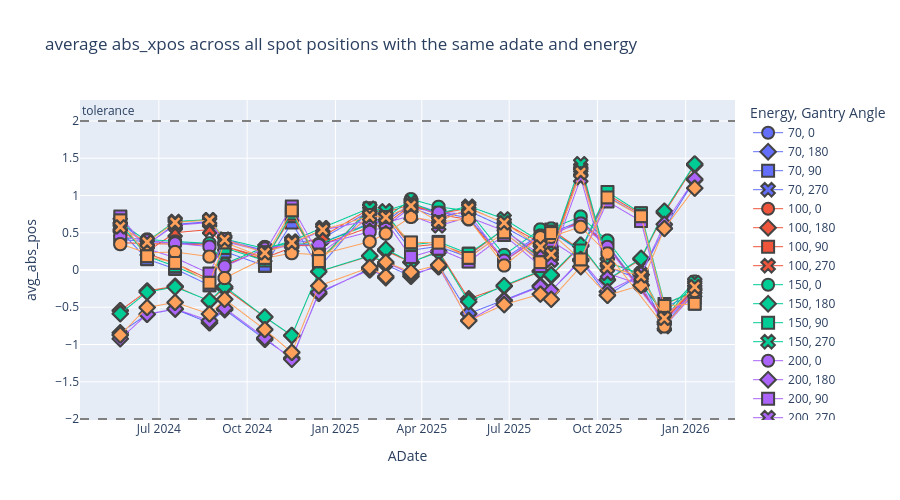

Here is the notebook cell this chart was saved with:
### Code cell
plotly_ave_spot_position(sub_df, "abs_xpos", "Gantry 1", "XRV-3000",  24)

### Figure 1 — Plotly figure (JSON) as saved in the notebook; plotly's stock layout.template omitted (floating-point values rounded to 4 significant figures; data arrays with more than 128 entries replaced by an {"elided": "..."} marker saying what was removed)
{"data": [{"hovertemplate": "Energy=70<br>Gantry Angle=0<br>ADate=%{x}<br>avg_abs_pos=%{y}<extra></extra>", "legendgroup": "70, 0", "line": {"width": 1}, "marker": {"color": "#636efa", "line": {"width": 2}, "size": 12, "symbol": "circle"}, "mode": "markers+lines", "name": "70, 0", "showlegend": true, "type": "scattergl", "x": {"elided": "180 str values"}, "xaxis": "x", "y": {"elided": "180 float values"}, "yaxis": "y"}, {"hovertemplate": "Energy=70<br>Gantry Angle=180<br>ADate=%{x}<br>avg_abs_pos=%{y}<extra></extra>", "legendgroup": "70, 180", "line": {"width": 1}, "marker": {"color": "#636efa", "line": {"width": 2}, "size": 12, "symbol": "diamond"}, "mode": "markers+lines", "name": "70, 180", "showlegend": true, "type": "scattergl", "x": {"elided": "198 str values"}, "xaxis": "x", "y": {"elided": "198 float values"}, "yaxis": "y"}, {"hovertemplate": "Energy=70<br>Gantry Angle=90<br>ADate=%{x}<br>avg_abs_pos=%{y}<extra></extra>", "legendgroup": "70, 90", "line": {"width": 1}, "marker": {"color": "#636efa", "line": {"width": 2}, "size": 12, "symbol": "square"}, "mode": "markers+lines", "name": "70, 90", "showlegend": true, "type": "scattergl", "x": {"elided": "189 str values"}, "xaxis": "x", "y": {"elided": "189 float values"}, "yaxis": "y"}, {"hovertemplate": "Energy=70<br>Gantry Angle=270<br>ADate=%{x}<br>avg_abs_pos=%{y}<extra></extra>", "legendgroup": "70, 270", "line": {"width": 1}, "marker": {"color": "#636efa", "line": {"width": 2}, "size": 12, "symbol": "x"}, "mode": "markers+lines", "name": "70, 270", "showlegend": true, "type": "scattergl", "x": {"elided": "189 str values"}, "xaxis": "x", "y": {"elided": "189 float values"}, "yaxis": "y"}, {"hovertemplate": "Energy=100<br>Gantry Angle=0<br>ADate=%{x}<br>avg_abs_pos=%{y}<extra></extra>", "legendgroup": "100, 0", "line": {"width": 1}, "marker": {"color": "#EF553B", "line": {"width": 2}, "size": 12, "symbol": "circle"}, "mode": "markers+lines", "name": "100, 0", "showlegend": true, "type": "scattergl", "x": {"elided": "180 str values"}, "xaxis": "x", "y": {"elided": "180 float values"}, "yaxis": "y"}, {"hovertemplate": "Energy=100<br>Gantry Angle=180<br>ADate=%{x}<br>avg_abs_pos=%{y}<extra></extra>", "legendgroup": "100, 180", "line": {"width": 1}, "marker": {"color": "#EF553B", "line": {"width": 2}, "size": 12, "symbol": "diamond"}, "mode": "markers+lines", "name": "100, 180", "showlegend": true, "type": "scattergl", "x": {"elided": "198 str values"}, "xaxis": "x", "y": {"elided": "198 float values"}, "yaxis": "y"}, {"hovertemplate": "Energy=100<br>Gantry Angle=90<br>ADate=%{x}<br>avg_abs_pos=%{y}<extra></extra>", "legendgroup": "100, 90", "line": {"width": 1}, "marker": {"color": "#EF553B", "line": {"width": 2}, "size": 12, "symbol": "square"}, "mode": "markers+lines", "name": "100, 90", "showlegend": true, "type": "scattergl", "x": {"elided": "189 str values"}, "xaxis": "x", "y": {"elided": "189 float values"}, "yaxis": "y"}, {"hovertemplate": "Energy=100<br>Gantry Angle=270<br>ADate=%{x}<br>avg_abs_pos=%{y}<extra></extra>", "legendgroup": "100, 270", "line": {"width": 1}, "marker": {"color": "#EF553B", "line": {"width": 2}, "size": 12, "symbol": "x"}, "mode": "markers+lines", "name": "100, 270", "showlegend": true, "type": "scattergl", "x": {"elided": "189 str values"}, "xaxis": "x", "y": {"elided": "189 float values"}, "yaxis": "y"}, {"hovertemplate": "Energy=150<br>Gantry Angle=0<br>ADate=%{x}<br>avg_abs_pos=%{y}<extra></extra>", "legendgroup": "150, 0", "line": {"width": 1}, "marker": {"color": "#00cc96", "line": {"width": 2}, "size": 12, "symbol": "circle"}, "mode": "markers+lines", "name": "150, 0", "showlegend": true, "type": "scattergl", "x": {"elided": "180 str values"}, "xaxis": "x", "y": {"elided": "180 float values"}, "yaxis": "y"}, {"hovertemplate": "Energy=150<br>Gantry Angle=180<br>ADate=%{x}<br>avg_abs_pos=%{y}<extra></extra>", "legendgroup": "150, 180", "line": {"width": 1}, "marker": {"color": "#00cc96", "line": {"width": 2}, "size": 12, "symbol": "diamond"}, "mode": "markers+lines", "name": "150, 180", "showlegend": true, "type": "scattergl", "x": {"elided": "198 str values"}, "xaxis": "x", "y": {"elided": "198 float values"}, "yaxis": "y"}, {"hovertemplate": "Energy=150<br>Gantry Angle=90<br>ADate=%{x}<br>avg_abs_pos=%{y}<extra></extra>", "legendgroup": "150, 90", "line": {"width": 1}, "marker": {"color": "#00cc96", "line": {"width": 2}, "size": 12, "symbol": "square"}, "mode": "markers+lines", "name": "150, 90", "showlegend": true, "type": "scattergl", "x": {"elided": "189 str values"}, "xaxis": "x", "y": {"elided": "189 float values"}, "yaxis": "y"}, {"hovertemplate": "Energy=150<br>Gantry Angle=270<br>ADate=%{x}<br>avg_abs_pos=%{y}<extra></extra>", "legendgroup": "150, 270", "line": {"width": 1}, "marker": {"color": "#00cc96", "line": {"width": 2}, "size": 12, "symbol": "x"}, "mode": "markers+lines", "name": "150, 270", "showlegend": true, "type": "scattergl", "x": {"elided": "189 str values"}, "xaxis": "x", "y": {"elided": "189 float values"}, "yaxis": "y"}, {"hovertemplate": "Energy=200<br>Gantry Angle=0<br>ADate=%{x}<br>avg_abs_pos=%{y}<extra></extra>", "legendgroup": "200, 0", "line": {"width": 1}, "marker": {"color": "#ab63fa", "line": {"width": 2}, "size": 12, "symbol": "circle"}, "mode": "markers+lines", "name": "200, 0", "showlegend": true, "type": "scattergl", "x": {"elided": "180 str values"}, "xaxis": "x", "y": {"elided": "180 float values"}, "yaxis": "y"}, {"hovertemplate": "Energy=200<br>Gantry Angle=180<br>ADate=%{x}<br>avg_abs_pos=%{y}<extra></extra>", "legendgroup": "200, 180", "line": {"width": 1}, "marker": {"color": "#ab63fa", "line": {"width": 2}, "size": 12, "symbol": "diamond"}, "mode": "markers+lines", "name": "200, 180", "showlegend": true, "type": "scattergl", "x": {"elided": "198 str values"}, "xaxis": "x", "y": {"elided": "198 float values"}, "yaxis": "y"}, {"hovertemplate": "Energy=200<br>Gantry Angle=90<br>ADate=%{x}<br>avg_abs_pos=%{y}<extra></extra>", "legendgroup": "200, 90", "line": {"width": 1}, "marker": {"color": "#ab63fa", "line": {"width": 2}, "size": 12, "symbol": "square"}, "mode": "markers+lines", "name": "200, 90", "showlegend": true, "type": "scattergl", "x": {"elided": "189 str values"}, "xaxis": "x", "y": {"elided": "189 float values"}, "yaxis": "y"}, {"hovertemplate": "Energy=200<br>Gantry Angle=270<br>ADate=%{x}<br>avg_abs_pos=%{y}<extra></extra>", "legendgroup": "200, 270", "line": {"width": 1}, "marker": {"color": "#ab63fa", "line": {"width": 2}, "size": 12, "symbol": "x"}, "mode": "markers+lines", "name": "200, 270", "showlegend": true, "type": "scattergl", "x": {"elided": "189 str values"}, "xaxis": "x", "y": {"elided": "189 float values"}, "yaxis": "y"}, {"hovertemplate": "Energy=240<br>Gantry Angle=0<br>ADate=%{x}<br>avg_abs_pos=%{y}<extra></extra>", "legendgroup": "240, 0", "line": {"width": 1}, "marker": {"color": "#FFA15A", "line": {"width": 2}, "size": 12, "symbol": "circle"}, "mode": "markers+lines", "name": "240, 0", "showlegend": true, "type": "scattergl", "x": {"elided": "180 str values"}, "xaxis": "x", "y": {"elided": "180 float values"}, "yaxis": "y"}, {"hovertemplate": "Energy=240<br>Gantry Angle=180<br>ADate=%{x}<br>avg_abs_pos=%{y}<extra></extra>", "legendgroup": "240, 180", "line": {"width": 1}, "marker": {"color": "#FFA15A", "line": {"width": 2}, "size": 12, "symbol": "diamond"}, "mode": "markers+lines", "name": "240, 180", "showlegend": true, "type": "scattergl", "x": {"elided": "198 str values"}, "xaxis": "x", "y": {"elided": "198 float values"}, "yaxis": "y"}, {"hovertemplate": "Energy=240<br>Gantry Angle=90<br>ADate=%{x}<br>avg_abs_pos=%{y}<extra></extra>", "legendgroup": "240, 90", "line": {"width": 1}, "marker": {"color": "#FFA15A", "line": {"width": 2}, "size": 12, "symbol": "square"}, "mode": "markers+lines", "name": "240, 90", "showlegend": true, "type": "scattergl", "x": {"elided": "189 str values"}, "xaxis": "x", "y": {"elided": "189 float values"}, "yaxis": "y"}, {"hovertemplate": "Energy=240<br>Gantry Angle=270<br>ADate=%{x}<br>avg_abs_pos=%{y}<extra></extra>", "legendgroup": "240, 270", "line": {"width": 1}, "marker": {"color": "#FFA15A", "line": {"width": 2}, "size": 12, "symbol": "x"}, "mode": "markers+lines", "name": "240, 270", "showlegend": true, "type": "scattergl", "x": {"elided": "189 str values"}, "xaxis": "x", "y": {"elided": "189 float values"}, "yaxis": "y"}], "layout": {"annotations": [{"showarrow": false, "text": "tolerance", "x": 0, "xanchor": "left", "xref": "x domain", "y": 2, "yanchor": "bottom", "yref": "y"}], "height": 500, "legend": {"title": {"text": "Energy, Gantry Angle"}, "tracegroupgap": 0}, "shapes": [{"line": {"color": "grey", "dash": "dash"}, "type": "line", "x0": 0, "x1": 1, "xref": "x domain", "y0": 2, "y1": 2, "yref": "y"}, {"line": {"color": "grey", "dash": "dash"}, "type": "line", "x0": 0, "x1": 1, "xref": "x domain", "y0": -2, "y1": -2, "yref": "y"}], "title": {"text": "average abs_xpos across all spot positions with the same adate and energy"}, "xaxis": {"anchor": "y", "domain": [0, 1], "title": {"text": "ADate"}}, "yaxis": {"anchor": "x", "domain": [0, 1], "title": {"text": "avg_abs_pos"}}}}
